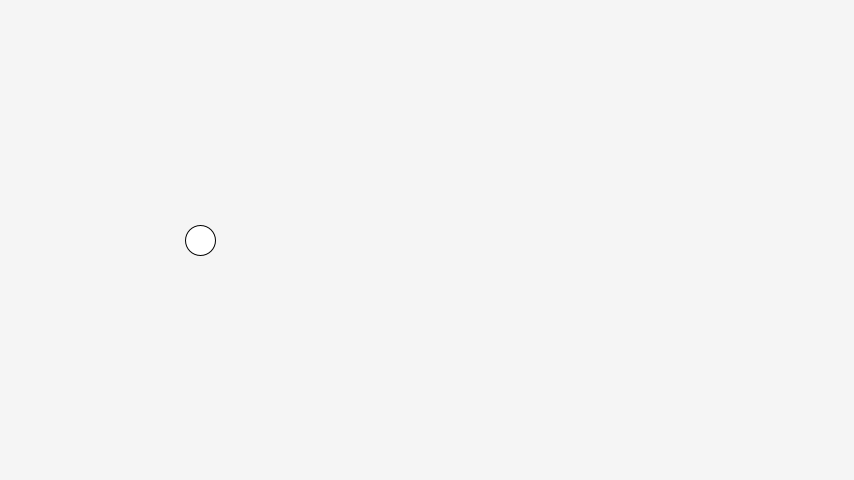
Frame 1 (no input)
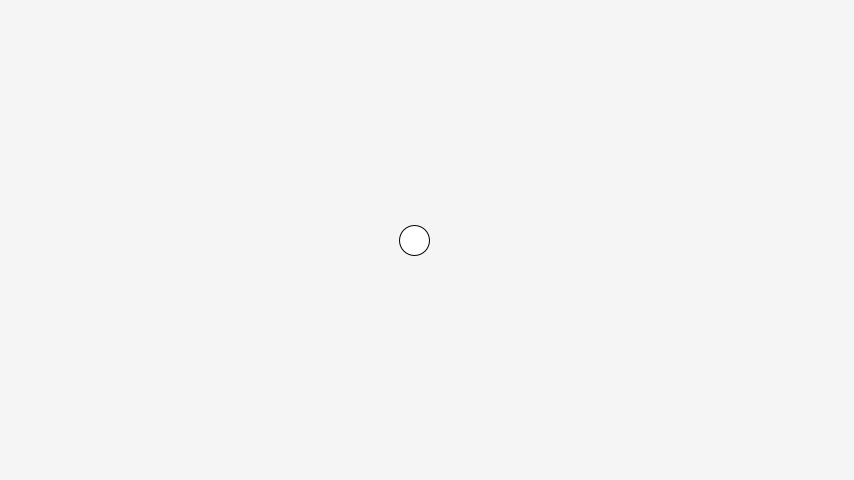
Frame 60 (the mouse pressed at the canvas centre just before this capture)
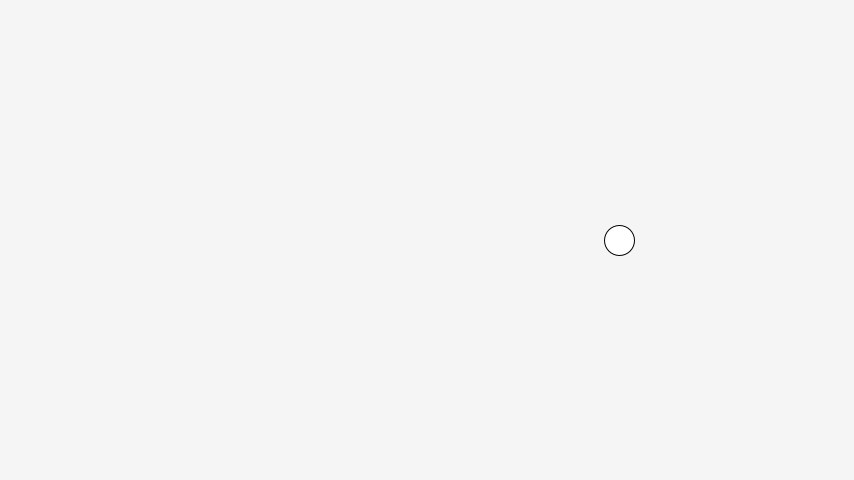
Frame 120 (the mouse held since frame 60 and released just before this capture)

The Processing sketch that drew these frames (run headless with seeded random() and noise(); from frame 60 on, the mouse is pressed at the canvas centre):

// Processing sketch: sketch_sample03
// ── sketch_sample03.pde
int pm;
float x = 200, vx = 200;

void setup() {
  size(854, 480);
  pm = millis();
}

void draw() {
  int now = millis();
  float dt = (now - pm) / 1000.0;
  pm = now;
  background(245);
  x += vx * dt;
  if (x < 15 || x > width - 15) {
    vx *= -1;
  }
  ellipse(x, height * 0.5, 30, 30);
}

void keyPressed() {
  if(key == 's') save("sample03.png");
}
